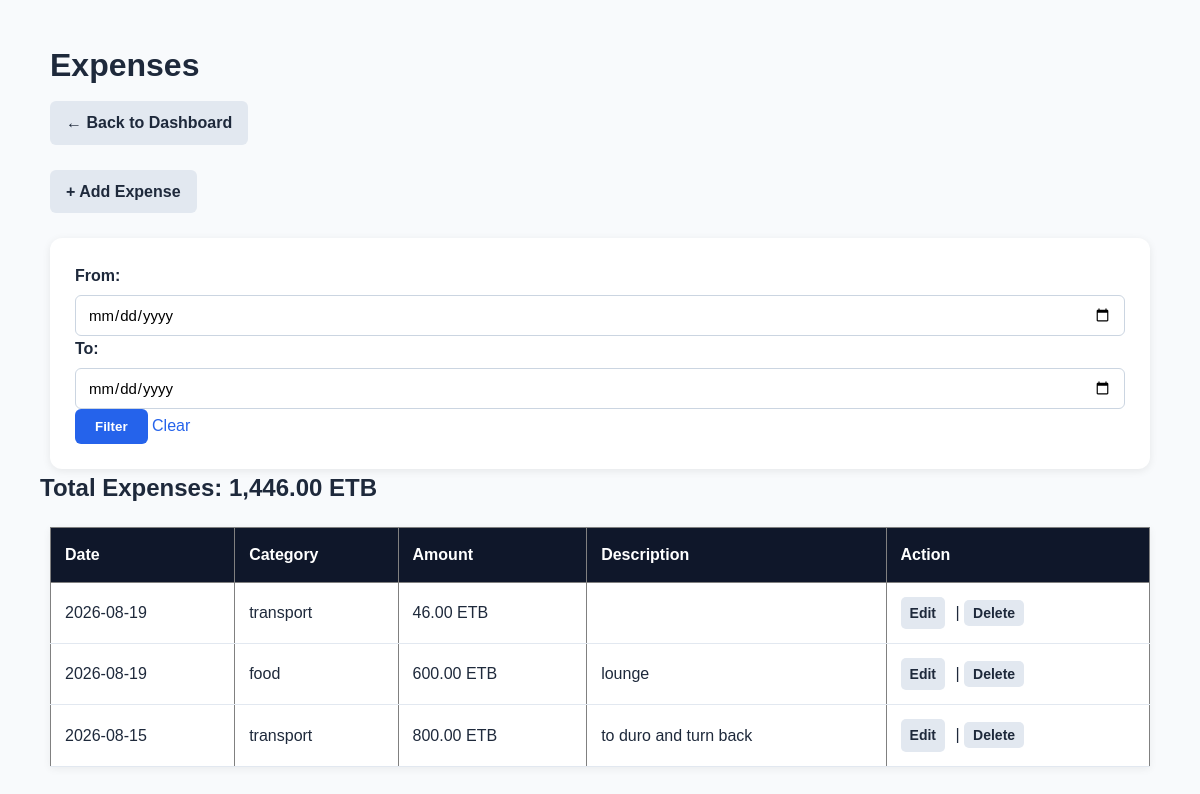
The page /expenses/index.php on the database its author committed.
### tables this page shows
CREATE TABLE `expenses` (
  `id` int(11) NOT NULL,
  `user_id` int(11) NOT NULL,
  `category_id` int(11) NOT NULL,
  `expense_date` date NOT NULL,
  `amount` decimal(10,2) NOT NULL,
  `description` text DEFAULT NULL,
  `created_at` timestamp NOT NULL DEFAULT current_timestamp()
);

CREATE TABLE `categories` (
  `id` int(11) NOT NULL,
  `name` varchar(100) NOT NULL,
  `type` varchar(20) NOT NULL,
  `created_at` timestamp NOT NULL DEFAULT current_timestamp()
);

### expenses/index.php (the view, shortened to what this page needs)
<?php
require_once "../config/database.php";
$fromDate = $_GET['from_date'] ?? '';
$toDate = $_GET['to_date'] ?? '';
$sql = "
    SELECT
        expenses.id,
        expenses.expense_date,
        expenses.amount,
        expenses.description,
        categories.name AS category
    FROM expenses
    JOIN categories
        ON expenses.category_id = categories.id
";
$params = [];
$sql .= " ORDER BY expenses.expense_date DESC, expenses.id DESC";
$stmt = $pdo->prepare($sql);
$stmt->execute($params);
$expenses = $stmt->fetchAll(PDO::FETCH_ASSOC);
$totalExpenses = 0;
foreach ($expenses as $expense) {
    $totalExpenses += (float) $expense['amount'];
}
?>
<!DOCTYPE html>
<html lang="en">
<head>
    <link rel="stylesheet" href="../assets/css/style.css">
</head>
<body>
    <h1>Expenses</h1>
    <p>
        <a href="../index.php">← Back to Dashboard</a>
    </p>
    <p>
    <a href="create.php">+ Add Expense</a>
    </p>
    <form method="GET">
    <label for="from_date">
        From:
    </label>
    <input
        type="date"
        id="from_date"
        name="from_date"
        value="<?php echo htmlspecialchars($fromDate); ?>"
    >
    <label for="to_date">
        To:
    </label>
    <input
        type="date"
        id="to_date"
        name="to_date"
        value="<?php echo htmlspecialchars($toDate); ?>"
    >
    <button type="submit">
        Filter
    </button>
    <a href="index.php">
        Clear
    </a>
</form>
<h2>
    Total Expenses:
    <?php echo number_format($totalExpenses, 2); ?>
    ETB
</h2>
    <table border="1" cellpadding="10">
        <thead>
            <tr>
                <th>Date</th>
                <th>Category</th>
                <th>Amount</th>
                <th>Description</th>
                <th>Action</th>
            </tr>
        </thead>
        <tbody>
        <?php foreach ($expenses as $expense): ?>
            <tr>
    <td>
        <?php echo htmlspecialchars($expense['expense_date']); ?>
    </td>
    <td>
        <?php echo htmlspecialchars($expense['category']); ?>
    </td>
    <td>
        <?php echo number_format($expense['amount'], 2); ?> ETB
    </td>
    <td>
        <?php echo htmlspecialchars($expense['description']); ?>
    </td>
    <td>
        <a href="edit.php?id=<?php echo $expense['id']; ?>">
            Edit
        </a>
        |
        <form
    method="POST"
    action="delete.php"
    style="display: inline;"
    onsubmit="return confirm('Are you sure you want to delete this expense?');"
>
    <button type="submit">
        Delete
    </button>
</form>
    </td>
</tr>
        <?php endforeach; ?>
        </tbody>
    </table>
</body>
</html>

### assets/css/style.css (style rules this page uses)
* { box-sizing: border-box; margin: 0; padding: 0; }
body { font-family: Arial, sans-serif; background: #f8fafc; color: #1e293b; padding: 40px; line-height: 1.6; }
h1 { margin-bottom: 10px; }
a { color: #2563EB; text-decoration: none; }
p { margin-bottom: 15px; }
body > h1, body > p, body > form, body > table { max-width: 1100px; margin-left: auto; margin-right: auto; }
table { width: 100%; border-collapse: collapse; background: white; margin-top: 20px; box-shadow: 0 2px 8px rgba(0, 0, 0, 0.06); }
th { background: #0f172a; color: white; text-align: left; padding: 14px; }
td { padding: 14px; border-bottom: 1px solid #e2e8f0; }
form { background: white; padding: 25px; border-radius: 12px; box-shadow: 0 2px 8px rgba(0, 0, 0, 0.08); }
form label { display: block; margin-bottom: 6px; font-weight: 600; }
form input, form select, form textarea { width: 100%; padding: 10px 12px; border: 1px solid #cbd5e1; border-radius: 6px; font-family: inherit; font-size: 15px; }
form button { padding: 10px 20px; border: none; border-radius: 6px; background: #2563EB; color: white; font-weight: 600; cursor: pointer; }
body > p a { display: inline-block; margin-right: 10px; margin-bottom: 10px; padding: 9px 16px; border-radius: 6px; font-weight: 600; background: #e2e8f0; color: #1e293b; }
td a { display: inline-block; margin-right: 6px; padding: 5px 9px; border-radius: 5px; font-size: 14px; font-weight: 600; background: #e2e8f0; color: #1e293b; }
td form { display: inline; margin: 0; padding: 0; background: none; box-shadow: none; }
td form button { display: inline-block; margin-right: 6px; padding: 5px 9px; border: none; border-radius: 5px; font-family: inherit; font-size: 14px; font-weight: 600; line-height: normal; background: #e2e8f0; color: #1e293b; cursor: pointer; }

### rows shown on the page
expenses: expense_date "2026-08-19", category.name "transport", amount "46.00"
expenses: expense_date "2026-08-19", category.name "food", amount "600.00", description "lounge"
expenses: expense_date "2026-08-15", category.name "transport", amount "800.00", description "to duro and turn back"

### other values the page prints
$totalExpenses "1,446.00"
